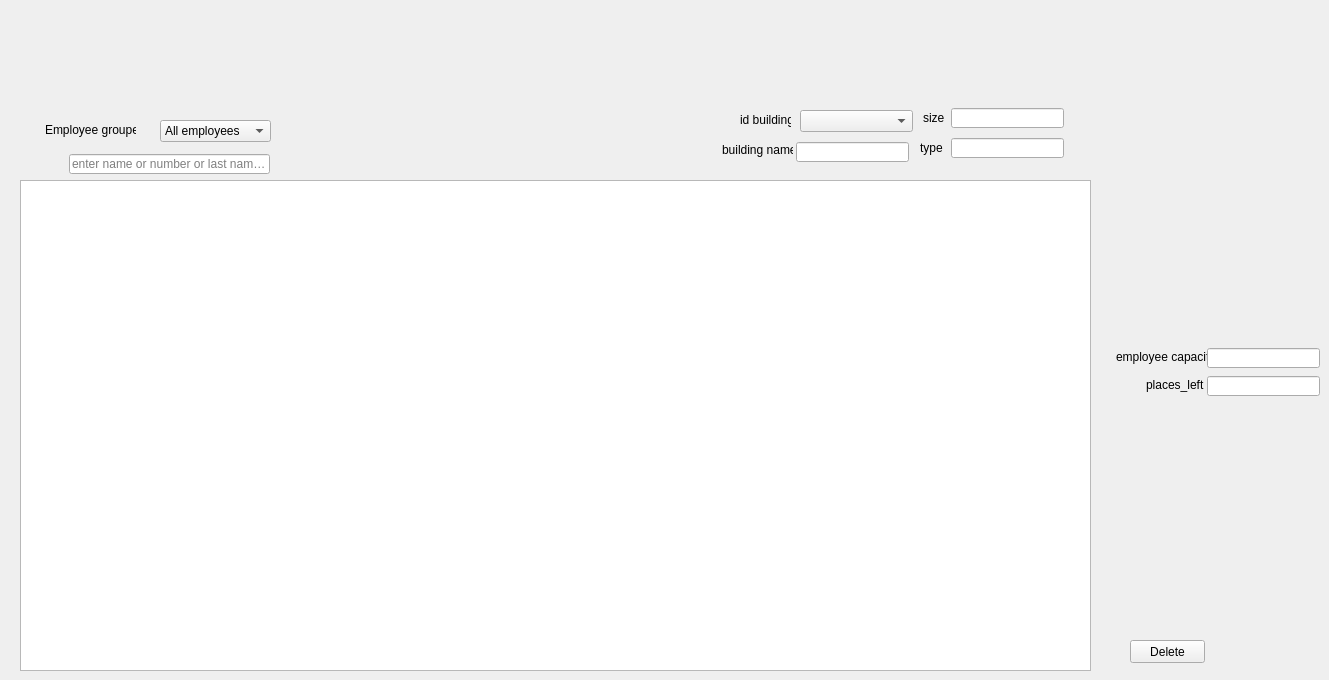
     <widget class="QWidget" name="archive_employees">
      <attribute name="title">
       <string>Archive</string>
      </attribute>
      <widget class="QTableView" name="tableView_3">
       <property name="geometry">
        <rect>
         <x>20</x>
         <y>180</y>
         <width>1071</width>
         <height>491</height>
        </rect>
       </property>
      </widget>
      <widget class="QPushButton" name="pushButton">
       <property name="geometry">
        <rect>
         <x>1130</x>
         <y>640</y>
         <width>75</width>
         <height>23</height>
        </rect>
       </property>
       <property name="text">
        <string>Delete</string>
       </property>
      </widget>
      <widget class="QLineEdit" name="move_building_capacity_2">
       <property name="geometry">
        <rect>
         <x>1207</x>
         <y>348</y>
         <width>113</width>
         <height>20</height>
        </rect>
       </property>
       <property name="readOnly">
        <bool>true</bool>
       </property>
      </widget>
      <widget class="QLabel" name="move_building_type_lab_2">
       <property name="geometry">
        <rect>
         <x>920</x>
         <y>140</y>
         <width>31</width>
         <height>16</height>
        </rect>
       </property>
       <property name="text">
        <string>type</string>
       </property>
      </widget>
      <widget class="QLabel" name="move_building_name_lab_2">
       <property name="geometry">
        <rect>
         <x>722</x>
         <y>140</y>
         <width>71</width>
         <height>20</height>
        </rect>
       </property>
       <property name="text">
        <string>building name</string>
       </property>
      </widget>
      <widget class="QLabel" name="move_building_left_capacity_lab_2">
       <property name="geometry">
        <rect>
         <x>1146</x>
         <y>375</y>
         <width>61</width>
         <height>20</height>
        </rect>
       </property>
       <property name="text">
        <string>places_left</string>
       </property>
      </widget>
      <widget class="QComboBox" name="move_building_id_com_2">
       <property name="geometry">
        <rect>
         <x>800</x>
         <y>110</y>
         <width>113</width>
         <height>22</height>
        </rect>
       </property>
      </widget>
      <widget class="QLineEdit" name="move_building_name_2">
       <property name="geometry">
        <rect>
         <x>796</x>
         <y>142</y>
         <width>113</width>
         <height>20</height>
        </rect>
       </property>
       <property name="readOnly">
        <bool>true</bool>
       </property>
      </widget>
      <widget class="QLabel" name="move_building_capacity_lab_2">
       <property name="geometry">
        <rect>
         <x>1116</x>
         <y>347</y>
         <width>91</width>
         <height>20</height>
        </rect>
       </property>
       <property name="text">
        <string>employee capacity</string>
       </property>
      </widget>
      <widget class="QLabel" name="move_id_building_lab_2">
       <property name="geometry">
        <rect>
         <x>740</x>
         <y>110</y>
         <width>51</width>
         <height>20</height>
        </rect>
       </property>
       <property name="text">
        <string>id building</string>
       </property>
      </widget>
      <widget class="QLineEdit" name="move_building_size_2">
       <property name="geometry">
        <rect>
         <x>951</x>
         <y>108</y>
         <width>113</width>
         <height>20</height>
        </rect>
       </property>
       <property name="readOnly">
        <bool>true</bool>
       </property>
      </widget>
      <widget class="QLineEdit" name="move_building_places_left_2">
       <property name="geometry">
        <rect>
         <x>1207</x>
         <y>376</y>
         <width>113</width>
         <height>20</height>
        </rect>
       </property>
       <property name="readOnly">
        <bool>true</bool>
       </property>
      </widget>
      <widget class="QLineEdit" name="move_building_type_2">
       <property name="geometry">
        <rect>
         <x>951</x>
         <y>138</y>
         <width>113</width>
         <height>20</height>
        </rect>
       </property>
       <property name="styleSheet">
        <string notr="true"/>
       </property>
       <property name="text">
        <string/>
       </property>
       <property name="readOnly">
        <bool>true</bool>
       </property>
      </widget>
      <widget class="QLabel" name="move_uilding_size_lab_2">
       <property name="geometry">
        <rect>
         <x>923</x>
         <y>110</y>
         <width>21</width>
         <height>16</height>
        </rect>
       </property>
       <property name="text">
        <string>size</string>
       </property>
      </widget>
      <widget class="QLabel" name="employee_archive_groupe_label">
       <property name="geometry">
        <rect>
         <x>45</x>
         <y>120</y>
         <width>91</width>
         <height>20</height>
        </rect>
       </property>
       <property name="text">
        <string>Employee groupe</string>
       </property>
      </widget>
      <widget class="QComboBox" name="Employe_groupe_archive">
       <property name="geometry">
        <rect>
         <x>160</x>
         <y>120</y>
         <width>111</width>
         <height>22</height>
        </rect>
       </property>
       <item>
        <property name="text">
         <string>All employees</string>
        </property>
       </item>
       <item>
        <property name="text">
         <string>interveiwer</string>
        </property>
       </item>
       <item>
        <property name="text">
         <string>inventory staff</string>
        </property>
       </item>
       <item>
        <property name="text">
         <string>driver</string>
        </property>
       </item>
       <item>
        <property name="text">
         <string>manager</string>
        </property>
       </item>
       <item>
        <property name="text">
         <string>seller</string>
        </property>
       </item>
      </widget>
      <widget class="QLineEdit" name="search_employee_archive">
       <property name="geometry">
        <rect>
         <x>69</x>
         <y>154</y>
         <width>201</width>
         <height>20</height>
        </rect>
       </property>
       <property name="text">
        <string/>
       </property>
       <property name="placeholderText">
        <string>enter name or number or last name...</string>
       </property>
      </widget>
     </widget>
